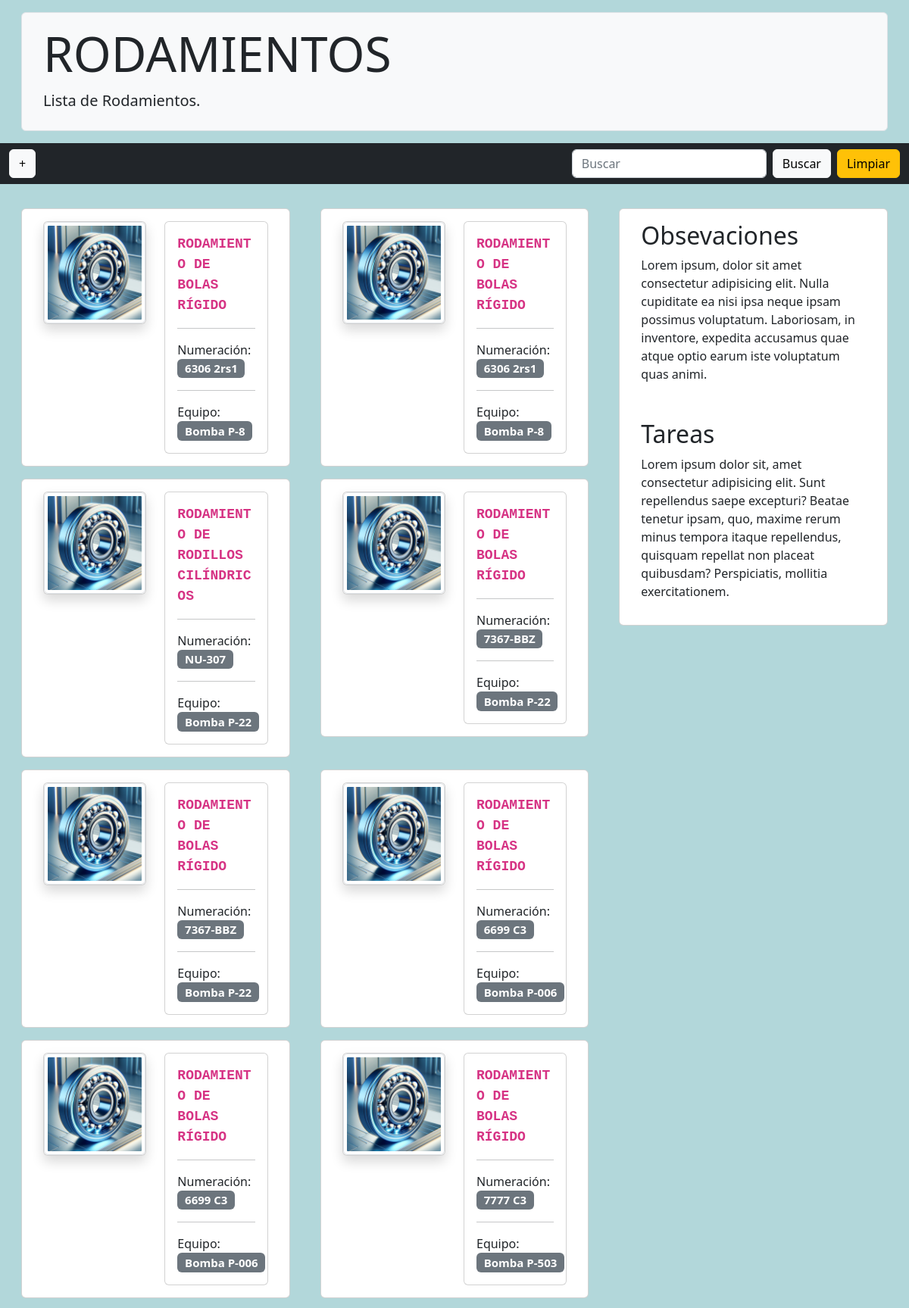
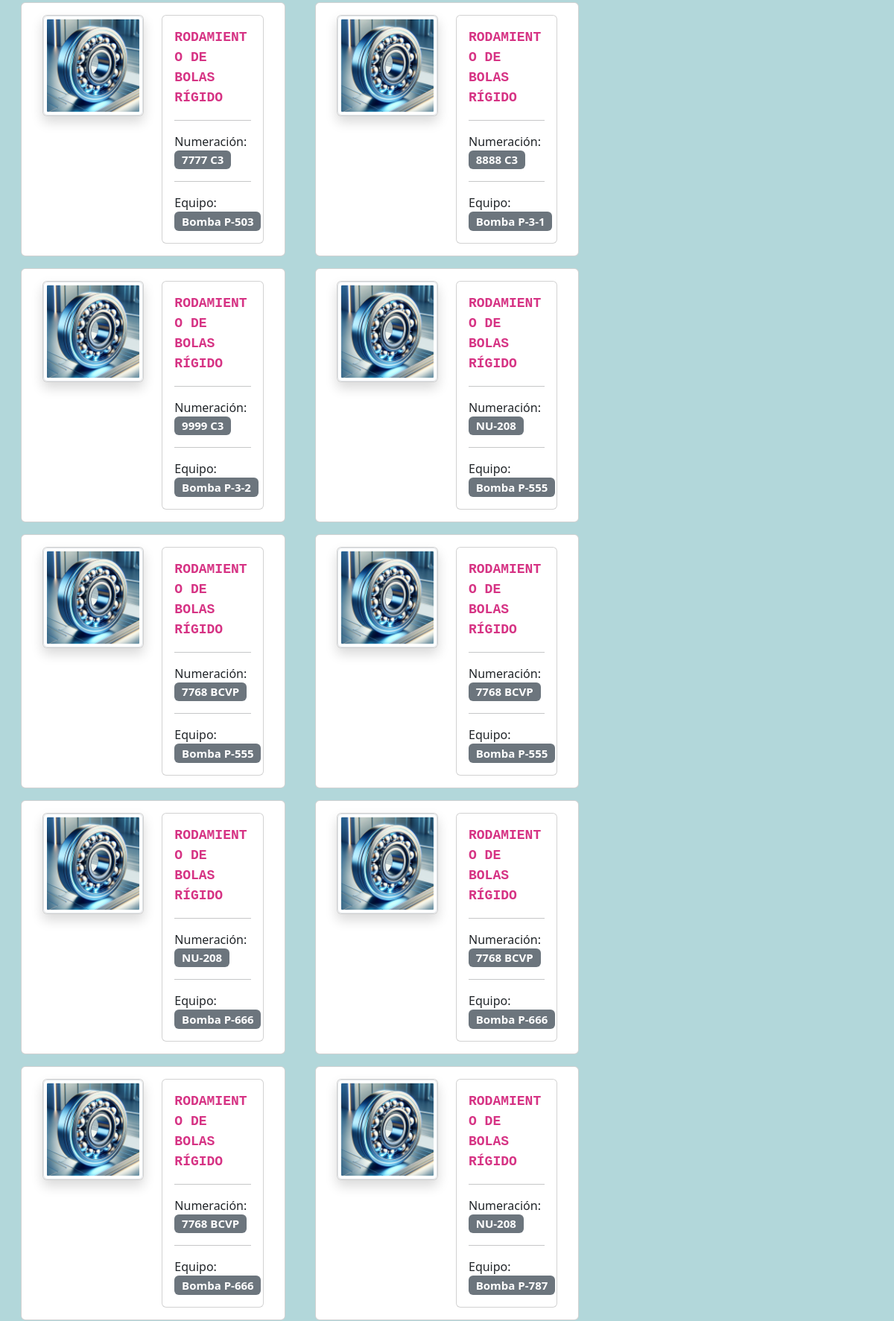
/bearings/bearings/ (upper part), run on the app's committed database (2 pictures, top to bottom).
### bearings/models.py (models this page shows, shortened)
class PumpBearing(models.Model):
    pump = models.ForeignKey(
         Pumps, on_delete=models.CASCADE,
         null=True, blank=True, related_name='bearings'
    )
    bearing = models.ForeignKey(
        Bearing, on_delete=models.CASCADE, related_name='pump_bearings'
    )

class Bearing(models.Model):
    front_bearing = 'rodamiento delantero'
    rear_bearing = 'rodamiento trasero'
    side_of_object = (
        (front_bearing, 'rodamiento delantero'),
        (rear_bearing, 'rodamiento trasero'),
    )
    side = models.CharField(
        max_length=50, choices=side_of_object, default='rodamiento delantero'
    )
    deep_groove_ball_bearing = 'Rodamiento de bolas rígido'
    cylindrical_roller_bearing = 'Rodamiento de rodillos cilíndricos'
    angular_contact_ball_bearing = 'Rodamiento de contacto angular de bolas'
    bearing_type = (
        (deep_groove_ball_bearing, 'Rodamiento de bolas rígido'),
        (cylindrical_roller_bearing, 'Rodamiento de rodillos cilíndricos'),
        (
            angular_contact_ball_bearing,
            'Rodamiento de contacto angular de bolas'
        ),
    )
    types = models.CharField(
        max_length=50, choices=bearing_type,
        default='Rodamiento de bolas rígido'
    )
    number_reference = models.CharField(max_length=100, blank=True)
    brand = models.CharField(max_length=100, blank=True)
    inner_diameter = models.PositiveIntegerField(
        blank=True, null=True, help_text="milímetros (mm)"
    )
    outer_diameter = models.PositiveIntegerField(
        blank=True, null=True, help_text="milímetros (mm)"
    )
    broad = models.PositiveIntegerField(
        blank=True, null=True, help_text="milímetros (mm)"
    )
    description = models.TextField(blank=True, null=True)
    image = models.ImageField(
        default='rodamientos/default/bearing.png',
        upload_to='rodamientos',
        verbose_name='Imagen de rodamiento',
        blank=True
    )
    class Meta:
        verbose_name = 'Rodamiento'
        verbose_name_plural = 'Rodamientos'

### pumps/models.py (models this page shows, shortened)
class Pumps(models.Model):
    tag = models.CharField(max_length=50, unique=True)
    brand = models.CharField(max_length=100, blank=True)
    model = models.CharField(max_length=100, blank=True)
    centrifuge = 'Centrífuga'
    gears = 'Engranajes'
    pneumatics = 'Neumática'
    pump_type = (
        (centrifuge, 'Centrífuga'),
        (gears, 'Engranajes'),
        (pneumatics, 'Neumática'),
    )
    types = models.CharField(
        max_length=50, choices=pump_type, default='Centrífuga'
    )
    description = models.TextField(blank=True)
    image = models.ImageField(
        default='bombas/default/pump.png',
        upload_to='bombas',
        verbose_name='Imagen de bomba',
        blank=True
    )
    class Meta:
        verbose_name = "Bomba"
        verbose_name_plural = "Bombas"

### bearings/views.py (the view)
# urls.py: path('bearings/', ListBearings.as_view(), name='bearings'),
class ListBearings(View):
    template = 'bearings/bearings.html'
    def get(self, request):
        pump_bearings = PumpBearing.objects.all()
        motor_bearings = MotorBearing.objects.all()
        bearings_combined = list(pump_bearings) + list(motor_bearings)
        pumps_with_bearings = Pumps.objects.filter(
            bearings__isnull=True
        )
        motors_with_bearings = Motor.objects.filter(
            bearings__isnull=True
        )
        context = {
            'title': 'Rodamientos',
            'bearings_combined': bearings_combined,
            'pumps_with_bearings': pumps_with_bearings,
            'motors_with_bearings': motors_with_bearings
        }
        return render(request, self.template, context)

### templates/bearings/bearings.html (shortened to what this page needs)
{% extends 'base.html' %}
{% block content %}
{% include 'nav.html' %}
{% load static %}
<section class="mt-4 mb-4">
    <div class="row m-2">
        <div class="col-md-8">
            <div class="row">
            {% for bearing in bearings_combined %}
            {% if bearing.pump %}
            <div class="col-md-6">
                <div class="card m-2">
                    <div class="row m-3">
                        <div class="col-12 col-md-12 col-xl-6">
                            <div class="card shadow">
                                <img src="{{ bearing.bearing.image.url }}" class="img-thumbnail image-bearing" alt="{{ bearing.bearing.image.url }}" style="cursor: pointer;" data-bs-toggle="modal" data-bs-target="#imagenModal{{ bearing.bearing.id }}">
                            </div>
                        </div>
                        <div class="col-12 col-md-12 col-xl-6">
                            <div class="card">
                                <div class="card-body">
                                    <code class="data_name"><a href="{% url 'bearing_detail' bearing.bearing.id %}" style="color: inherit; cursor: pointer; text-decoration: none"><strong class="objectTitle">{{ bearing.bearing.types }}</strong></a></code>
                                    <hr>
                                    <p class="card-text">Numeración: <span class="badge bg-secondary data"> {{ bearing.bearing.number_reference }}</span></p>
                                    <hr>
                                    <p class="card-text">Equipo: <span class="badge bg-secondary data">Bomba {{ bearing.pump.tag }}</span></p>
                                </div>
                            </div>
                        </div>
                    </div>
                </div>
            </div>
            {% endif %}
            {% endfor %}
            </div>
        </div>
        <div class="col-md-4">
            <div class="card m-2">
                <div class="row m-3">
                    <h2>Obsevaciones</h2>
                    <p>Lorem ipsum, dolor sit amet consectetur adipisicing elit. Nulla cupiditate ea nisi ipsa neque ipsam possimus voluptatum. Laboriosam, in inventore, expedita accusamus quae atque optio earum iste voluptatum quas animi.</p>
                </div>
                <div class="row m-3">
                    <h2>Tareas</h2>
                    <p>Lorem ipsum dolor sit, amet consectetur adipisicing elit. Sunt repellendus saepe excepturi? Beatae tenetur ipsam, quo, maxime rerum minus tempora itaque repellendus, quisquam repellat non placeat quibusdam? Perspiciatis, mollitia exercitationem.</p>
                </div>
            </div>
        </div>
    </div>
</section>
{% endblock %}

### data on the page
PumpBearing: bearing.image (picture), bearing.types "RODAMIENTO DE BOLAS RÍGIDO", bearing.number_reference "6306 2rs1", pump.tag "P-8"
PumpBearing: bearing.image (picture), bearing.types "RODAMIENTO DE BOLAS RÍGIDO", bearing.number_reference "6306 2rs1", pump.tag "P-8"
PumpBearing: bearing.image (picture), bearing.types "RODAMIENTO DE RODILLOS CILÍNDRICOS", bearing.number_reference "NU-307", pump.tag "P-22"
PumpBearing: bearing.image (picture), bearing.types "RODAMIENTO DE BOLAS RÍGIDO", bearing.number_reference "7367-BBZ", pump.tag "P-22"
PumpBearing: bearing.image (picture), bearing.types "RODAMIENTO DE BOLAS RÍGIDO", bearing.number_reference "7367-BBZ", pump.tag "P-22"
PumpBearing: bearing.image (picture), bearing.types "RODAMIENTO DE BOLAS RÍGIDO", bearing.number_reference "6699 C3", pump.tag "P-006"
PumpBearing: bearing.image (picture), bearing.types "RODAMIENTO DE BOLAS RÍGIDO", bearing.number_reference "6699 C3", pump.tag "P-006"
PumpBearing: bearing.image (picture), bearing.types "RODAMIENTO DE BOLAS RÍGIDO", bearing.number_reference "7777 C3", pump.tag "P-503"
PumpBearing: bearing.image (picture), bearing.types "RODAMIENTO DE BOLAS RÍGIDO", bearing.number_reference "7777 C3", pump.tag "P-503"
PumpBearing: bearing.image (picture), bearing.types "RODAMIENTO DE BOLAS RÍGIDO", bearing.number_reference "8888 C3", pump.tag "P-3-1"
PumpBearing: bearing.image (picture), bearing.types "RODAMIENTO DE BOLAS RÍGIDO", bearing.number_reference "9999 C3", pump.tag "P-3-2"
PumpBearing: bearing.image (picture), bearing.types "RODAMIENTO DE BOLAS RÍGIDO", bearing.number_reference "NU-208", pump.tag "P-555"
PumpBearing: bearing.image (picture), bearing.types "RODAMIENTO DE BOLAS RÍGIDO", bearing.number_reference "7768 BCVP", pump.tag "P-555"
PumpBearing: bearing.image (picture), bearing.types "RODAMIENTO DE BOLAS RÍGIDO", bearing.number_reference "7768 BCVP", pump.tag "P-555"
PumpBearing: bearing.image (picture), bearing.types "RODAMIENTO DE BOLAS RÍGIDO", bearing.number_reference "NU-208", pump.tag "P-666"
PumpBearing: bearing.image (picture), bearing.types "RODAMIENTO DE BOLAS RÍGIDO", bearing.number_reference "7768 BCVP", pump.tag "P-666"
PumpBearing: bearing.image (picture), bearing.types "RODAMIENTO DE BOLAS RÍGIDO", bearing.number_reference "7768 BCVP", pump.tag "P-666"
PumpBearing: bearing.image (picture), bearing.types "RODAMIENTO DE BOLAS RÍGIDO", bearing.number_reference "NU-208", pump.tag "P-787"

### other printed values
{{ title }} "RODAMIENTOS"
{{ title }} "Rodamientos"
